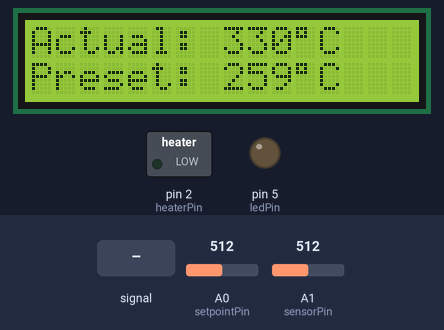
Bench run of a sketch on a simulated Arduino Uno, built with avr-gcc and run on an emulated ATmega328P. On the bench: 16×2 character LCD, switched loads named in the sketch (green lamp = pin HIGH), output pins drawn as LEDs (lit = HIGH). The test bench sets the inputs (shaded band); at power-on: A0 (setpointPin) = 512, A1 (sensorPin) = 512. What the sketch prints to the serial monitor is not drawn.

Above: at 3.2 s.
3.3 s: A0 (setpointPin) fed a 200 Hz sine of ±255 counts around its level
At 4.9 s:
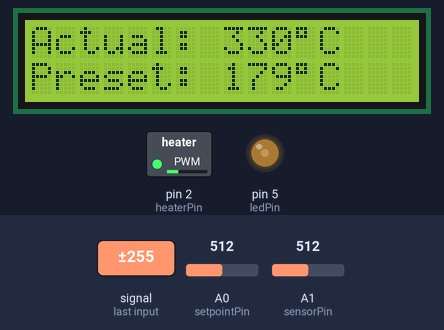
5.6 s: A0 (setpointPin) set to 0
At 6.8 s:
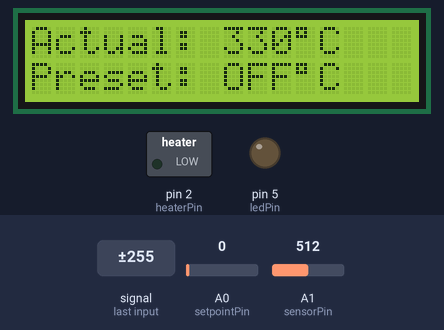
7.6 s: A0 (setpointPin) set to 654
At 8.5 s:
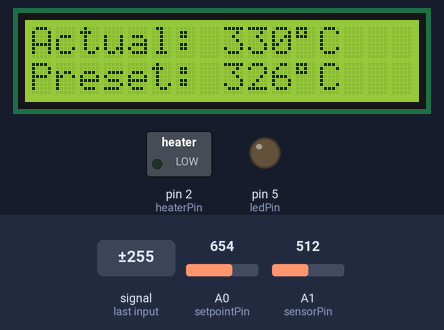
9.6 s: A0 (setpointPin) set to 686
At 11.3 s:
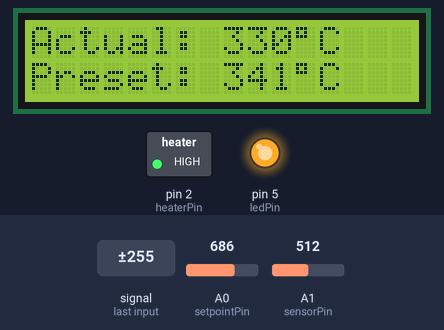
11.6 s: A1 (sensorPin) set to 490
At 12.9 s:
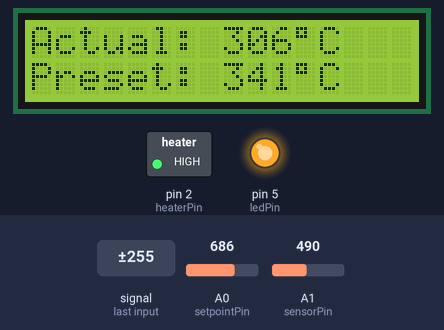
13.6 s: A1 (sensorPin) set to 510
At 14.4 s:
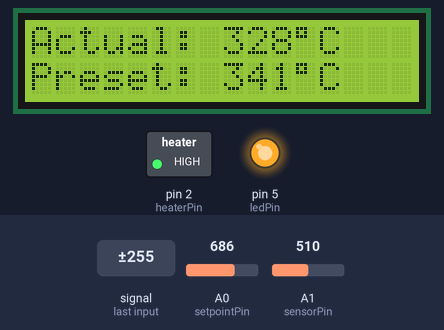
Timing chart, 0 to 16.6 s (numbered marks = the images above; inputs shaded):
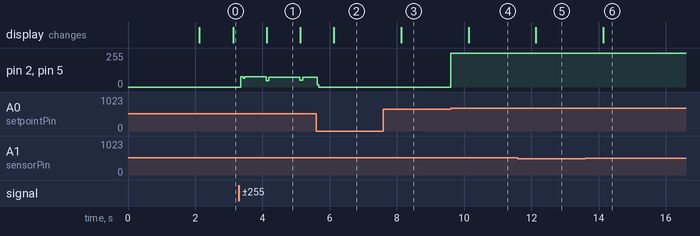

The sketch:

soldering_iron_code.ino
```cpp
/*********************
Temperature Controlled Solder Iron

- Read the temperature of the iron PTC sensor
- Read the setpoint potentiometer (scale this to a temperature)
- Turn the heater element on if cold, off if hot
- Show the setpoint and actual temperatures on a 16x2 LCD.

Iron temperature reading is scaled by a non-inverting opamp with gain=2.22 to give us a wider dynamic range of the ADC.
Readings were calibrated using a thermocouple attached to the iron tip

**********************/

// include the library code:
#include <Wire.h>
#include <Adafruit_RGBLCDShield.h>
#include <utility/Adafruit_MCP23017.h>

#define setpointPin A0
#define sensorPin A1
#define heaterPin 2
#define ledPin 5
#define minTemp 19
#define minADC 222       // 0.487 * Gain (2.22) / 4.88mV (ADC step size) = 221
#define maxTemp 500
#define maxADC 670      // 1.572 * 2.22 / 4.88mV = 715, 650
#define numReadings 3  // We average over 3 readings
#define hysteresis 5

int actualStore = 0;
int setpointStore = 0;
int actual = 0;
int setpoint = 0;
int lcdUpdate = 1000;       // LCD refresh rate (milliseconds)
int readCount = 0;
bool heat = 0;
unsigned long timeNow = 0;

// The shield uses the I2C SCL and SDA pins. On classic Arduinos
// this is Analog 4 and 5 so you can't use those for analogRead() anymore
// However, you can connect other I2C sensors to the I2C bus and share
// the I2C bus.
Adafruit_RGBLCDShield lcd = Adafruit_RGBLCDShield();

void update_screen(int temp, int preset) {
  //lcd.clear();
  char buf[16];

  // Show the measured temperature
  lcd.setCursor(0,0);
  sprintf(buf, "Actual: %3i%cC", temp, (char)223);
  lcd.print(buf);

  // Show the setpoint temperature
  lcd.setCursor(0,1);
  if (preset<=minTemp){
    sprintf(buf, "Preset: OFF");
  }
  else{
    sprintf(buf, "Preset: %3i%cC", preset, (char)223);
  }
  lcd.print(buf);

}

void setup() {

  // Make sure our heater and LED are off
  pinMode(heaterPin,OUTPUT);
  pinMode(ledPin,OUTPUT);
  pinMode(setpointPin,INPUT);
  pinMode(sensorPin,INPUT);
  digitalWrite(heaterPin, 0);
  digitalWrite(ledPin, 0);

  // set up the LCD's number of columns and rows:
  lcd.begin(16, 2);
  lcd.print("    KG Rocks    ");
  lcd.setCursor(0,1);
  lcd.print("  Oh Yeah Baby  ");
  Serial.begin(115200);
  while (!Serial);
  Serial.println("Hello");
  delay(2000);
  lcd.clear();
}


void loop() {

  // Read the preset and actual temperature values and scale to degrees centigrade
  // Average the readings
  if (readCount < numReadings){
    // Read and scale the analog values
    actualStore += analogRead(sensorPin);
    setpointStore += analogRead(setpointPin);
    readCount ++;
  } else {
    actual = map(int((actualStore / numReadings) + 0.5),minADC,maxADC,minTemp,maxTemp);
    setpoint = map(int((setpointStore / numReadings) + 0.5),0,1024,minTemp,maxTemp);
    //Serial.println(analogRead(sensorPin));
    actualStore = 0;
    setpointStore = 0;
    readCount = 0;
  }

//  actual = map(int(analogRead(sensorPin)), minADC, maxADC, minTemp, maxTemp);
//  setpoint = map(int(analogRead(setpointPin)), 0, 1024, minTemp, maxTemp);

  // Update the screen - this sum handles the millis rollover
  // Difference of unsigned long works for this
  if ((millis() - timeNow) > lcdUpdate){
    timeNow = millis();
    update_screen(actual, setpoint);
  }

  // Control the heater
  if (setpoint<=24){
    heat = 0;
    digitalWrite(ledPin,LOW);
    digitalWrite(heaterPin,LOW);
  }
  else if(heat==0){
    if (actual<=setpoint-hysteresis){
      heat = 1;
      digitalWrite(ledPin,HIGH);
      digitalWrite(heaterPin,HIGH);
      Serial.println("on");
    }
  }
  else if(heat==1){
    if (actual>setpoint){
      heat = 0;
      digitalWrite(ledPin,LOW);
      digitalWrite(heaterPin,LOW);
      Serial.println("off");
    }
  }
}
```

Measured:
- the behaviour switches between 672 and 673 on A0 (setpointPin) (found by bisection; images 3 and 4)
- after the input at 3.3 s, the display: changes after 0.82 s (image 1)
- after the input at 5.6 s, the display: changes after 0.53 s (image 2)
- after the input at 7.6 s, the display: changes after 0.53 s (image 3)
- after the input at 9.6 s, pin 2 (heaterPin), pin 5 (ledPin): 0/255 → 255/255 at once; the display: changes after 0.53 s (image 4)
- after the input at 11.6 s, the display: changes after 0.53 s (image 5)
- after the input at 13.6 s, the display: changes after 0.53 s (image 6)
